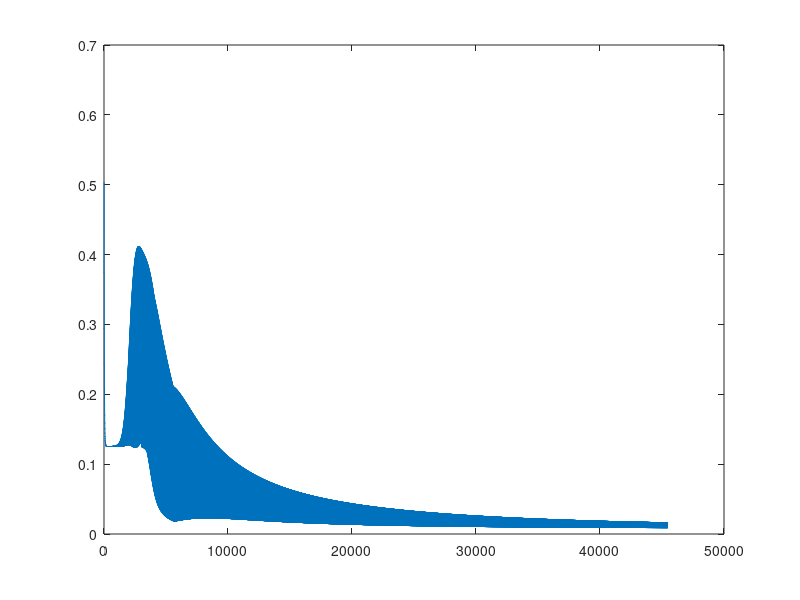

Write the MATLAB code that produced this figure.
clear, clc
%sigmoid

X=[ [1 0 0 0 0 0 0 0]
    [0 1 0 0 0 0 0 0]
    [0 0 1 0 0 0 0 0]
    [0 0 0 1 0 0 0 0]
    [0 0 0 0 1 0 0 0]
    [0 0 0 0 0 1 0 0]
    [0 0 0 0 0 0 1 0]
    [0 0 0 0 0 0 0 1]];

Y = X;
output = X;

%h_Wb=f(W'.*X);
[n_nodes_in, n_samples] = size(X);

% Number of nodes in each layer
nodes_in_1 = n_nodes_in;
nodes_hid_2 = 3;
nodes_out_3 = n_nodes_in;

alpha = 0.8;
lambda = 0.0001;
std_dev = 0.01;

W_1 = normrnd(0, std_dev, nodes_hid_2, nodes_in_1);
b_1 = normrnd(0, std_dev, nodes_hid_2, 1);

W_2 = normrnd(0, std_dev, nodes_out_3, nodes_hid_2);
b_2 = normrnd(0, std_dev, nodes_out_3, 1);

D_W_1 = zeros(nodes_hid_2, nodes_in_1);
D_b_1 = zeros(nodes_hid_2, 1);

D_W_2 = zeros(nodes_out_3, nodes_hid_2);
D_b_2 = zeros(nodes_out_3, 1);

c = 0;
maxError = 1;

tic;
i = 0;
while abs(maxError) > 0.04
    i = i + 1;
    D_W_1 = zeros(nodes_hid_2, nodes_in_1);
    D_b_1 = zeros(nodes_hid_2, 1);

    D_W_2 = zeros(nodes_out_3, nodes_hid_2);
    D_b_2 = zeros(nodes_out_3, 1);
    output = X;
    maxError = 0;
    for sample = 1:n_samples
        c = c + 1;
% Perform the backpropagation algorithm
    % Perform a feedfoward pass
        % The activation function of the first layer is the inputs
        a_1 = X(:, sample);
        
        z_2 = W_1 * a_1 + b_1;
        a_2 = 1 ./ (1+exp(-(z_2)));
        
        z_3 = W_2 * a_2 + b_2;
        a_3 = 1 ./ (1+exp(-(z_3)));
        
        output(:, sample) = a_3;
    % Error of the last layer
        delta_3 = -(Y(:, sample) - a_3);

    % Error of layer 2 (hidden layer)
        delta_2 = (W_2' * delta_3) .* (a_2 .* (1  - a_2));
        
    % Calculate the partial derivatives
        J_W_1 = delta_2 * a_1';
        J_b_1 = delta_2;
        
        J_W_2 = delta_3 * a_2';
        J_b_2 = delta_3;
        
% Update the weights and bias matrix
        D_W_1 = D_W_1 + J_W_1;
        D_b_1 = D_b_1 + J_b_1;
        
        D_W_2 = D_W_2 + J_W_2;
        D_b_2 = D_b_2 + J_b_2;
        
        if(max(abs(delta_3)) > maxError)
            maxError = max(abs(delta_3));
        end
        errors(c) = max(delta_3);
    end
    
    % Code to print the weights, only works for assignment dimensions
%     for j = 0:7
%         w_1_values(i,1 + 3* j) = (W_1(1, j + 1));
%         w_1_values(i,2 + 3* j) = (W_1(2, j + 1));
%         w_1_values(i,3 + 3* j) = (W_1(3, j + 1));            
%     end
%     for k = 0:7
%         w_2_values(i,1 + 8* k) = (W_2(k + 1, 1));
%         w_2_values(i,2 + 8* k) = (W_2(k + 1, 2));
%         w_2_values(i,3 + 8* k) = (W_2(k + 1, 3));
%     end


% Update the parameters
    W_1 = W_1 - alpha * ((D_W_1 / n_samples) + lambda * W_1);
    b_1 = b_1 - alpha * ((D_b_1 / n_samples));

    W_2 = W_2 - alpha * ((D_W_2 / n_samples) + lambda * W_2);
    b_2 = b_2 - alpha * ((D_b_2 / n_samples));
end

time = toc;
% subplot(211);
% plot(w_1_values)
% title("Weights of layer 1");
% subplot(212);
% plot(w_2_values)
% title("Weights of layer 2");
plot(errors);
